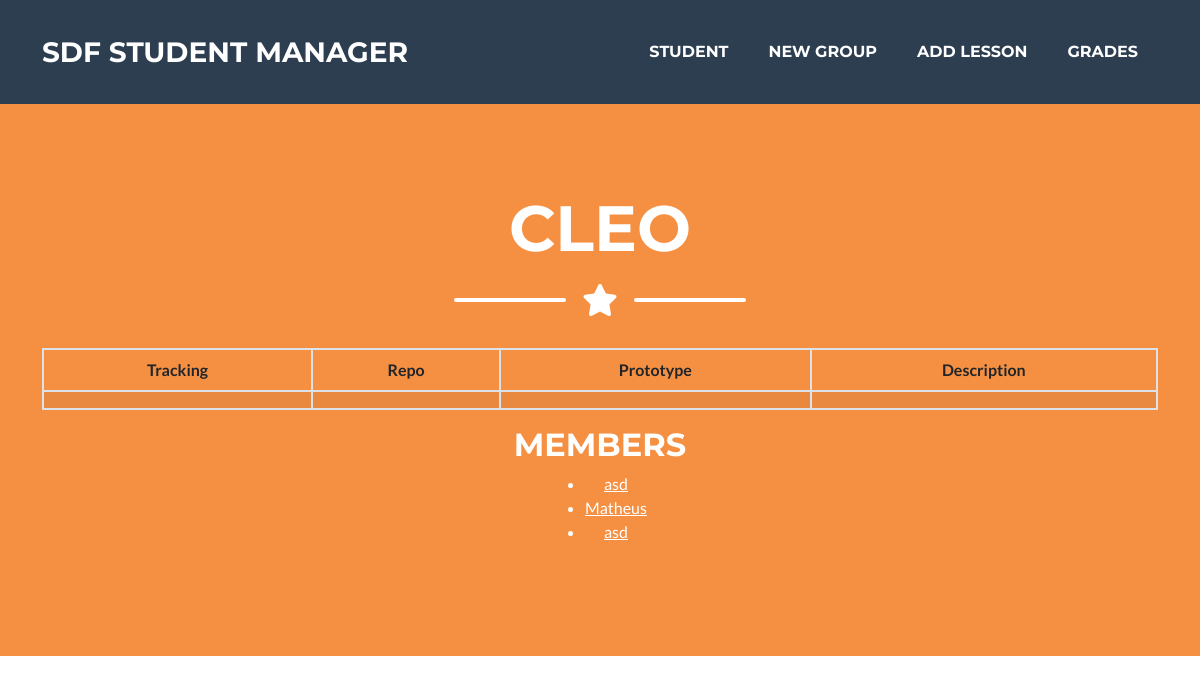
/group/1, run on an earlier commit of the app's database.
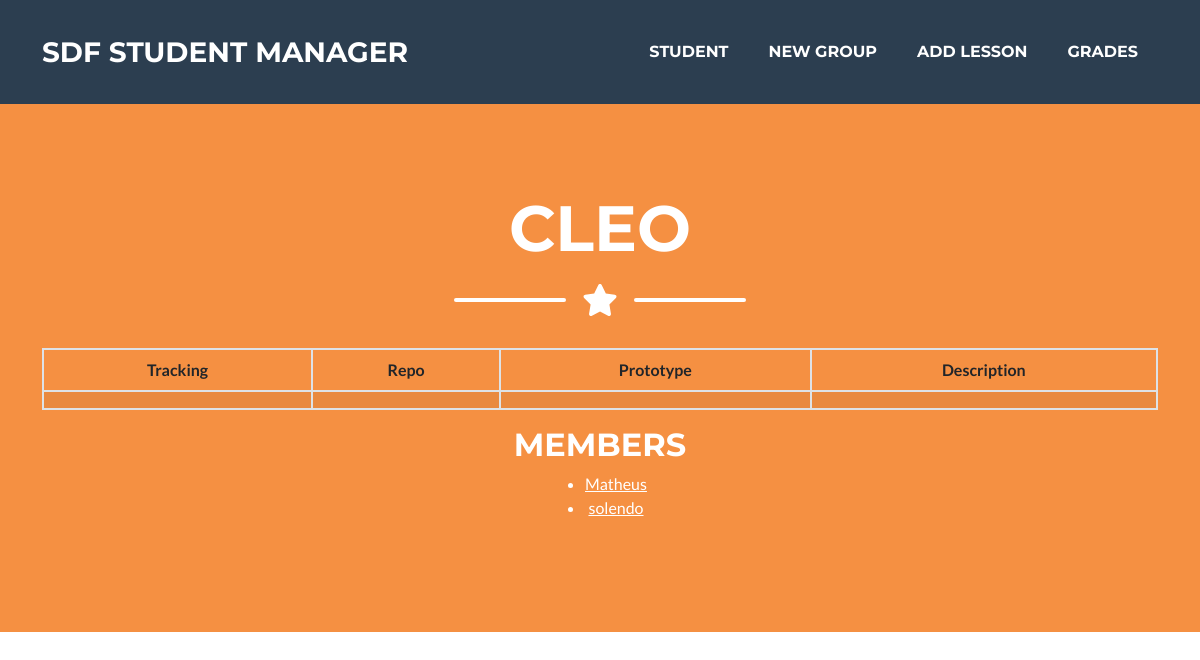
And on a later commit of the database.
### presence_count/models.py (models this page shows, shortened)
class Student(models.Model):
    name = models.CharField(max_length=100)
    email = models.EmailField(max_length=100)
    grade_1 = models.FloatField(default=0)
    grade_2 = models.FloatField(default=0)
    grade_avg = models.FloatField(default=0)
    presences = models.IntegerField(default=0)
    group = models.ForeignKey(Group, on_delete=models.PROTECT, default=None, null=True, blank=True)

### presence_count/views.py (the view)
# urls.py: path('group/<int:group_id>', views.view_group, name='view_group'),
def view_group(request, group_id):
    group = Group.objects.get(pk=group_id)
    members = Student.objects.filter(group_id=group_id)
    context = {'group': group, 'members': members}
    return render(request, 'group.html', context)

### presence_count/templates/group.html (shortened to what this page needs)
{% extends 'base.html' %}
{% block body %}
    <header class="masthead bg-primary text-white text-center">
        <div class="container d-flex align-items-center flex-column">
            <h1 class="masthead-heading text-uppercase mb-0">{{group.name}}</h1>
            <div class="divider-custom divider-light">
                <div class="divider-custom-line"></div>
                <div class="divider-custom-icon"><i class="fas fa-star"></i></div>
                <div class="divider-custom-line"></div>
            </div>
            <table class="table table-striped table-hover table-bordered">
				<thead>
					<tr>
                        <th scope="col">Tracking</th>
                        <th scope="col">Repo</th>
                        <th scope="col">Prototype</th>
                        <th scope="col">Description</th>
					</tr>
				</thead>
				<tbody>
					<tr>
						<td class="text-white"><a style="color: white;" href="{{group.tracking}}" target="_blank">{{group.tracking}}</a></td>
						<td class="text-white"><a style="color: white;" href="{{group.repo}}" target="_blank">{{group.repo}}</a></td>
                        <td class="text-white"><a style="color: white;" href="{{group.prototype}}" target="_blank">{{group.prototype}}</a></td>
						<td class="text-white">{{group.description}}</td>
					</tr>
				</tbody>
			</table>
            <h2>MEMBERS</h2>
            <ul>
                {% for member in members %}
                    <li><a style="color: white;"
                        href="{% url 'presence_count:view_student' member.id %}"
                        target="_blank">{{member.name}}</a></li>
                {% endfor %}
            </ul>
        </div>
    </header>
{% endblock %}

What changed in the data, as far as the page shows it:
removed Student: name "asd"
removed Student: name "asd"
now on this page (row edited): Student: name "solendo"
